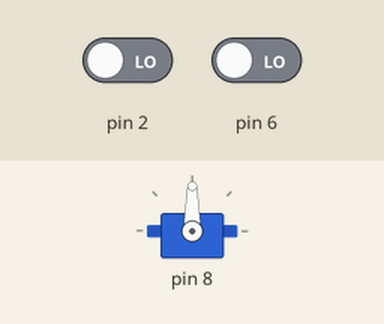
Simulated run of this sketch. Board: Arduino Uno, built with avr-gcc and run on an emulated ATmega328P. On the bench: servo. The inputs (shaded band) are chosen by the test bench; at power-on: pin 2 LOW, pin 6 LOW. What the sketch prints to the serial monitor is not drawn.

Above: at 1.2 s.
1.3 s: pin 2 driven HIGH
At 2.5 s:
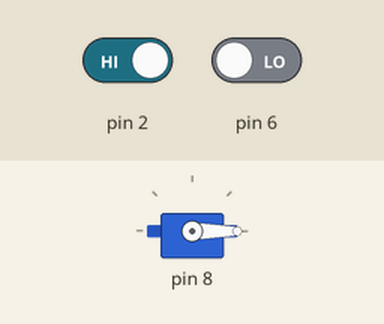
2.8 s: pin 2 driven LOW
At 3.7 s:
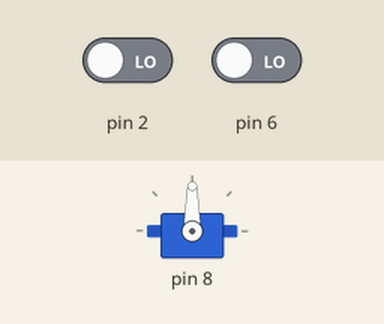
Timing chart, 0 to 5.8 s (numbered marks = the images above; inputs shaded):
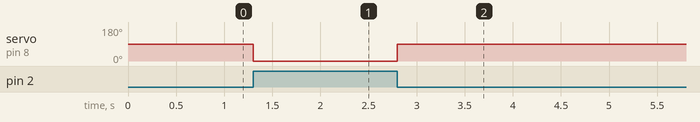

Measured:
- after the input at 1.3 s, servo on pin 8: 90° → 0° at once
- after the input at 2.8 s, servo on pin 8: 0° → 90° at once

The sketch:

Project_Code.ino
```cpp
#include <Servo.h>

class Smart_Segregator
{
  public:
     int servo_pin;
     int moisture_sensor_pin;
     int touch_sensor_pin;
     int detect_moisture;
     int detect_touch;

     Servo servo;

     Smart_Segregator(int servo, int moisture, int touch)
     {
       servo_pin = servo;
       moisture_sensor_pin = moisture;
       touch_sensor_pin = touch;

       detect_moisture = 0;
       detect_touch = false;
     }

    void init()
    {
      Serial.begin(9600);
      servo.attach(servo_pin);
      servo.write(90);

      pinMode(moisture_sensor_pin, INPUT);
      pinMode(touch_sensor_pin, INPUT);

      Serial.println("Your Smart Segregator is ready to Segregate!");
    }

    void dry_waste()
    {
      servo.write(0);
    }

    void wet_waste()
    {
      servo.write(180);
    }

    void neutral_state()
    {
      servo.write(90);
    }

    void execute()
    {
      detect_moisture = digitalRead(moisture_sensor_pin);
      detect_touch = digitalRead(touch_sensor_pin);

      if (detect_moisture > 85 && detect_touch == true)
      {
        wet_waste();
      }

      else if (detect_moisture <= 85 && detect_touch == true)
      {
        dry_waste();
      }

      else
      {
        neutral_state();
      }
    }
}

segregator = Smart_Segregator(8,6,2);

void setup()
{
  segregator.init();
}

void loop()
{
 segregator.execute();
}
```
